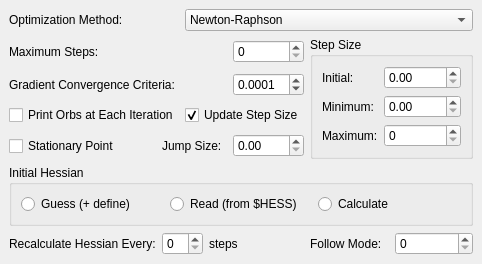
         <widget class="QWidget" name="statPointWidget" >
          <layout class="QGridLayout" >
           <property name="leftMargin" >
            <number>9</number>
           </property>
           <property name="topMargin" >
            <number>9</number>
           </property>
           <property name="rightMargin" >
            <number>9</number>
           </property>
           <property name="bottomMargin" >
            <number>9</number>
           </property>
           <property name="horizontalSpacing" >
            <number>6</number>
           </property>
           <property name="verticalSpacing" >
            <number>6</number>
           </property>
           <item row="5" column="0" colspan="6" >
            <widget class="QGroupBox" name="statPointHessianGroup" >
             <property name="title" >
              <string>Initial Hessian</string>
             </property>
             <layout class="QHBoxLayout" >
              <property name="spacing" >
               <number>6</number>
              </property>
              <property name="leftMargin" >
               <number>9</number>
              </property>
              <property name="topMargin" >
               <number>9</number>
              </property>
              <property name="rightMargin" >
               <number>9</number>
              </property>
              <property name="bottomMargin" >
               <number>9</number>
              </property>
              <item>
               <widget class="QRadioButton" name="statPointGuessButton" >
                <property name="text" >
                 <string>Guess (+ define)</string>
                </property>
               </widget>
              </item>
              <item>
               <widget class="QRadioButton" name="statPointReadButton" >
                <property name="text" >
                 <string>Read (from $HESS)</string>
                </property>
               </widget>
              </item>
              <item>
               <widget class="QRadioButton" name="statPointCalculateButton" >
                <property name="text" >
                 <string>Calculate</string>
                </property>
               </widget>
              </item>
             </layout>
            </widget>
           </item>
           <item row="3" column="2" colspan="2" >
            <widget class="QCheckBox" name="statPointUpdateCheck" >
             <property name="text" >
              <string>Update Step Size</string>
             </property>
             <property name="checked" >
              <bool>true</bool>
             </property>
            </widget>
           </item>
           <item row="3" column="0" colspan="2" >
            <widget class="QCheckBox" name="statPointPrintCheck" >
             <property name="text" >
              <string>Print Orbs at Each Iteration</string>
             </property>
            </widget>
           </item>
           <item row="2" column="0" colspan="2" >
            <widget class="QLabel" name="label_35" >
             <property name="text" >
              <string>Gradient Convergence Criteria:</string>
             </property>
             <property name="buddy" >
              <cstring>statPointConvergenceDouble</cstring>
             </property>
            </widget>
           </item>
           <item row="1" column="3" >
            <widget class="QSpinBox" name="statPointStepsSpin" />
           </item>
           <item row="2" column="3" >
            <widget class="QDoubleSpinBox" name="statPointConvergenceDouble" >
             <property name="decimals" >
              <number>4</number>
             </property>
             <property name="minimum" >
              <double>0.000000000000000</double>
             </property>
             <property name="singleStep" >
              <double>0.000100000000000</double>
             </property>
             <property name="value" >
              <double>0.000100000000000</double>
             </property>
            </widget>
           </item>
           <item row="4" column="1" colspan="2" >
            <widget class="QLabel" name="label_50" >
             <property name="text" >
              <string>Jump Size:</string>
             </property>
            </widget>
           </item>
           <item row="4" column="0" >
            <widget class="QCheckBox" name="statPointStationaryCheck" >
             <property name="text" >
              <string>Stationary Point</string>
             </property>
            </widget>
           </item>
           <item row="4" column="3" >
            <widget class="QDoubleSpinBox" name="statPointJumpDouble" />
           </item>
           <item row="0" column="0" >
            <widget class="QLabel" name="label_51" >
             <property name="text" >
              <string>Optimization Method:</string>
             </property>
             <property name="buddy" >
              <cstring>controlSCFCombo</cstring>
             </property>
            </widget>
           </item>
           <item rowspan="4" row="1" column="4" colspan="2" >
            <widget class="QGroupBox" name="groupBox_5" >
             <property name="title" >
              <string>Step Size</string>
             </property>
             <layout class="QGridLayout" >
              <property name="leftMargin" >
               <number>9</number>
              </property>
              <property name="topMargin" >
               <number>9</number>
              </property>
              <property name="rightMargin" >
               <number>9</number>
              </property>
              <property name="bottomMargin" >
               <number>9</number>
              </property>
              <property name="horizontalSpacing" >
               <number>6</number>
              </property>
              <property name="verticalSpacing" >
               <number>6</number>
              </property>
              <item row="2" column="0" >
               <widget class="QLabel" name="label_47" >
                <property name="text" >
                 <string>Maximum:</string>
                </property>
               </widget>
              </item>
              <item row="1" column="0" >
               <widget class="QLabel" name="label_48" >
                <property name="text" >
                 <string>Minimum:</string>
                </property>
                <property name="buddy" >
                 <cstring>statPointMinDouble</cstring>
                </property>
               </widget>
              </item>
              <item row="0" column="0" >
               <widget class="QLabel" name="label_49" >
                <property name="text" >
                 <string>Initial:</string>
                </property>
                <property name="buddy" >
                 <cstring>statPointInitialDouble</cstring>
                </property>
               </widget>
              </item>
              <item row="1" column="1" >
               <widget class="QDoubleSpinBox" name="statPointMinDouble" >
                <property name="maximum" >
                 <double>99999.990000000005239</double>
                </property>
                <property name="singleStep" >
                 <double>0.010000000000000</double>
                </property>
               </widget>
              </item>
              <item row="0" column="1" >
               <widget class="QDoubleSpinBox" name="statPointInitialDouble" >
                <property name="maximum" >
                 <double>99999.990000000005239</double>
                </property>
                <property name="singleStep" >
                 <double>0.100000000000000</double>
                </property>
               </widget>
              </item>
              <item row="2" column="1" >
               <widget class="QDoubleSpinBox" name="statPointMaxDouble" >
                <property name="decimals" >
                 <number>0</number>
                </property>
                <property name="maximum" >
                 <double>100000.000000000000000</double>
                </property>
               </widget>
              </item>
             </layout>
            </widget>
           </item>
           <item row="0" column="2" colspan="4" >
            <widget class="QComboBox" name="statPointOptimizationCombo" >
             <item>
              <property name="text" >
               <string>Newton-Raphson</string>
              </property>
             </item>
             <item>
              <property name="text" >
               <string>Rational Function Optimization</string>
              </property>
             </item>
             <item>
              <property name="text" >
               <string>Quadratic Approximation</string>
              </property>
             </item>
             <item>
              <property name="text" >
               <string>Schlegel (quasi-NR)</string>
              </property>
             </item>
             <item>
              <property name="text" >
               <string>Constrained Optimization</string>
              </property>
             </item>
            </widget>
           </item>
           <item row="6" column="1" colspan="3" >
            <layout class="QHBoxLayout" >
             <property name="spacing" >
              <number>6</number>
             </property>
             <property name="leftMargin" >
              <number>0</number>
             </property>
             <property name="topMargin" >
              <number>0</number>
             </property>
             <property name="rightMargin" >
              <number>0</number>
             </property>
             <property name="bottomMargin" >
              <number>0</number>
             </property>
             <item>
              <widget class="QSpinBox" name="statPointRecalculateSpin" />
             </item>
             <item>
              <widget class="QLabel" name="label_53" >
               <property name="text" >
                <string>steps</string>
               </property>
              </widget>
             </item>
             <item>
              <spacer>
               <property name="orientation" >
                <enum>Qt::Horizontal</enum>
               </property>
               <property name="sizeHint" >
                <size>
                 <width>40</width>
                 <height>20</height>
                </size>
               </property>
              </spacer>
             </item>
            </layout>
           </item>
           <item row="6" column="0" >
            <widget class="QLabel" name="label_46" >
             <property name="text" >
              <string>Recalculate Hessian Every:</string>
             </property>
             <property name="buddy" >
              <cstring>statPointRecalculateSpin</cstring>
             </property>
            </widget>
           </item>
           <item row="6" column="4" >
            <widget class="QLabel" name="label_52" >
             <property name="text" >
              <string>Follow Mode:</string>
             </property>
            </widget>
           </item>
           <item row="6" column="5" >
            <widget class="QSpinBox" name="statPointFollowSpin" />
           </item>
           <item row="1" column="0" >
            <widget class="QLabel" name="label_34" >
             <property name="text" >
              <string>Maximum Steps:</string>
             </property>
             <property name="buddy" >
              <cstring>statPointStepsSpin</cstring>
             </property>
            </widget>
           </item>
           <item row="7" column="0" >
            <spacer>
             <property name="orientation" >
              <enum>Qt::Vertical</enum>
             </property>
             <property name="sizeHint" >
              <size>
               <width>20</width>
               <height>0</height>
              </size>
             </property>
            </spacer>
           </item>
          </layout>
         </widget>
